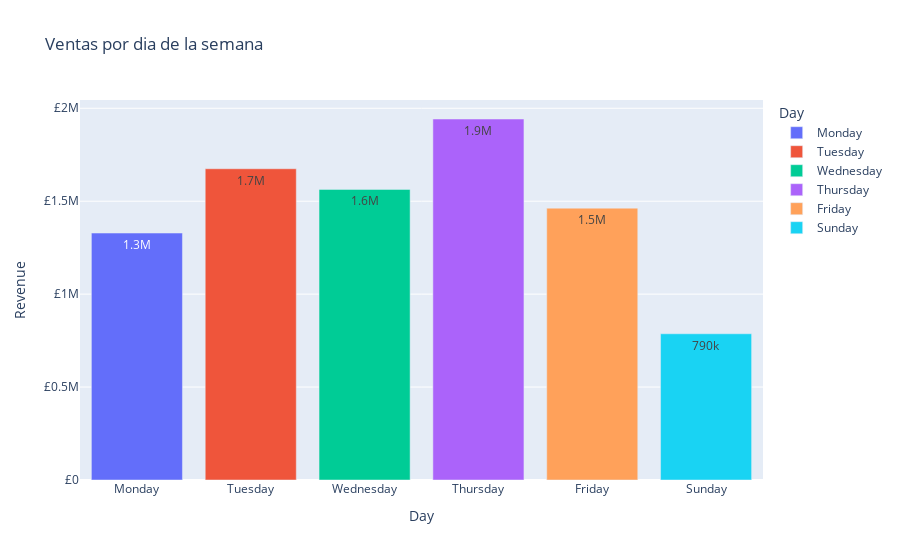

Notebook code cell kept with this figure:
### Code cell
daily = Sales.groupby('Day', as_index=False)['Revenue'].sum()
daily['Order'] = ['5','1','6','4','2','3']
daily.sort_values(by=['Order'], inplace=True)

fig = px.bar(daily.reset_index(),
            title='Ventas por dia de la semana',
            x='Day',
            y='Revenue',
            text='Day',
            color='Day',
            text_auto='.2s')
fig.update_yaxes(tickprefix = '£', title='Revenue')
fig.show()

### Figure 1 — Plotly figure (JSON) as saved in the notebook; plotly's stock layout.template omitted (floating-point values rounded to 4 significant figures)
{"data": [{"alignmentgroup": "True", "hovertemplate": "Day=%{text}<br>Revenue=%{y}<extra></extra>", "legendgroup": "Monday", "marker": {"color": "#636efa", "pattern": {"shape": ""}}, "name": "Monday", "offsetgroup": "Monday", "orientation": "v", "showlegend": true, "text": ["Monday"], "textposition": "auto", "texttemplate": "%{y:.2s}", "type": "bar", "x": ["Monday"], "xaxis": "x", "y": [1329000.0], "yaxis": "y"}, {"alignmentgroup": "True", "hovertemplate": "Day=%{text}<br>Revenue=%{y}<extra></extra>", "legendgroup": "Tuesday", "marker": {"color": "#EF553B", "pattern": {"shape": ""}}, "name": "Tuesday", "offsetgroup": "Tuesday", "orientation": "v", "showlegend": true, "text": ["Tuesday"], "textposition": "auto", "texttemplate": "%{y:.2s}", "type": "bar", "x": ["Tuesday"], "xaxis": "x", "y": [1675000.0], "yaxis": "y"}, {"alignmentgroup": "True", "hovertemplate": "Day=%{text}<br>Revenue=%{y}<extra></extra>", "legendgroup": "Wednesday", "marker": {"color": "#00cc96", "pattern": {"shape": ""}}, "name": "Wednesday", "offsetgroup": "Wednesday", "orientation": "v", "showlegend": true, "text": ["Wednesday"], "textposition": "auto", "texttemplate": "%{y:.2s}", "type": "bar", "x": ["Wednesday"], "xaxis": "x", "y": [1564000.0], "yaxis": "y"}, {"alignmentgroup": "True", "hovertemplate": "Day=%{text}<br>Revenue=%{y}<extra></extra>", "legendgroup": "Thursday", "marker": {"color": "#ab63fa", "pattern": {"shape": ""}}, "name": "Thursday", "offsetgroup": "Thursday", "orientation": "v", "showlegend": true, "text": ["Thursday"], "textposition": "auto", "texttemplate": "%{y:.2s}", "type": "bar", "x": ["Thursday"], "xaxis": "x", "y": [1942000.0], "yaxis": "y"}, {"alignmentgroup": "True", "hovertemplate": "Day=%{text}<br>Revenue=%{y}<extra></extra>", "legendgroup": "Friday", "marker": {"color": "#FFA15A", "pattern": {"shape": ""}}, "name": "Friday", "offsetgroup": "Friday", "orientation": "v", "showlegend": true, "text": ["Friday"], "textposition": "auto", "texttemplate": "%{y:.2s}", "type": "bar", "x": ["Friday"], "xaxis": "x", "y": [1463000.0], "yaxis": "y"}, {"alignmentgroup": "True", "hovertemplate": "Day=%{text}<br>Revenue=%{y}<extra></extra>", "legendgroup": "Sunday", "marker": {"color": "#19d3f3", "pattern": {"shape": ""}}, "name": "Sunday", "offsetgroup": "Sunday", "orientation": "v", "showlegend": true, "text": ["Sunday"], "textposition": "auto", "texttemplate": "%{y:.2s}", "type": "bar", "x": ["Sunday"], "xaxis": "x", "y": [786800.0], "yaxis": "y"}], "layout": {"barmode": "relative", "legend": {"title": {"text": "Day"}, "tracegroupgap": 0}, "title": {"text": "Ventas por dia de la semana"}, "xaxis": {"anchor": "y", "categoryarray": ["Monday", "Tuesday", "Wednesday", "Thursday", "Friday", "Sunday"], "categoryorder": "array", "domain": [0, 1], "title": {"text": "Day"}}, "yaxis": {"anchor": "x", "domain": [0, 1], "tickprefix": "£", "title": {"text": "Revenue"}}}}
